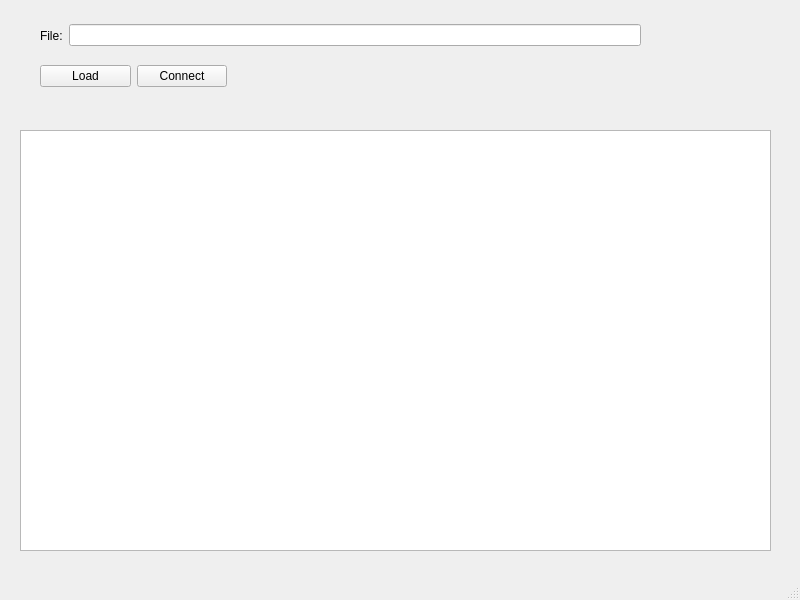
<?xml version="1.0" encoding="UTF-8"?>
<ui version="4.0">
 <class>MainWindow</class>
 <widget class="QMainWindow" name="MainWindow">
  <property name="geometry">
   <rect>
    <x>0</x>
    <y>0</y>
    <width>800</width>
    <height>600</height>
   </rect>
  </property>
  <property name="windowTitle">
   <string>ThiagoAPP - connections</string>
  </property>
  <widget class="QWidget" name="centralwidget">
   <widget class="QTableWidget" name="table_connections">
    <property name="geometry">
     <rect>
      <x>20</x>
      <y>130</y>
      <width>751</width>
      <height>421</height>
     </rect>
    </property>
    <property name="editTriggers">
     <set>QAbstractItemView::NoEditTriggers</set>
    </property>
    <property name="selectionBehavior">
     <enum>QAbstractItemView::SelectRows</enum>
    </property>
    <property name="sortingEnabled">
     <bool>true</bool>
    </property>
   </widget>
   <widget class="QWidget" name="">
    <property name="geometry">
     <rect>
      <x>40</x>
      <y>20</y>
      <width>601</width>
      <height>31</height>
     </rect>
    </property>
    <layout class="QHBoxLayout" name="horizontalLayout">
     <item>
      <widget class="QLabel" name="label">
       <property name="text">
        <string>File:</string>
       </property>
      </widget>
     </item>
     <item>
      <widget class="QLineEdit" name="edt_file"/>
     </item>
    </layout>
   </widget>
   <widget class="QWidget" name="">
    <property name="geometry">
     <rect>
      <x>40</x>
      <y>60</y>
      <width>187</width>
      <height>32</height>
     </rect>
    </property>
    <layout class="QHBoxLayout" name="horizontalLayout_2">
     <item>
      <widget class="QPushButton" name="btn_load">
       <property name="text">
        <string>Load</string>
       </property>
      </widget>
     </item>
     <item>
      <widget class="QPushButton" name="btn_connect">
       <property name="text">
        <string>Connect</string>
       </property>
      </widget>
     </item>
    </layout>
   </widget>
  </widget>
  <widget class="QMenuBar" name="menubar">
   <property name="geometry">
    <rect>
     <x>0</x>
     <y>0</y>
     <width>800</width>
     <height>26</height>
    </rect>
   </property>
  </widget>
  <widget class="QStatusBar" name="statusbar"/>
 </widget>
 <resources/>
 <connections/>
</ui>
